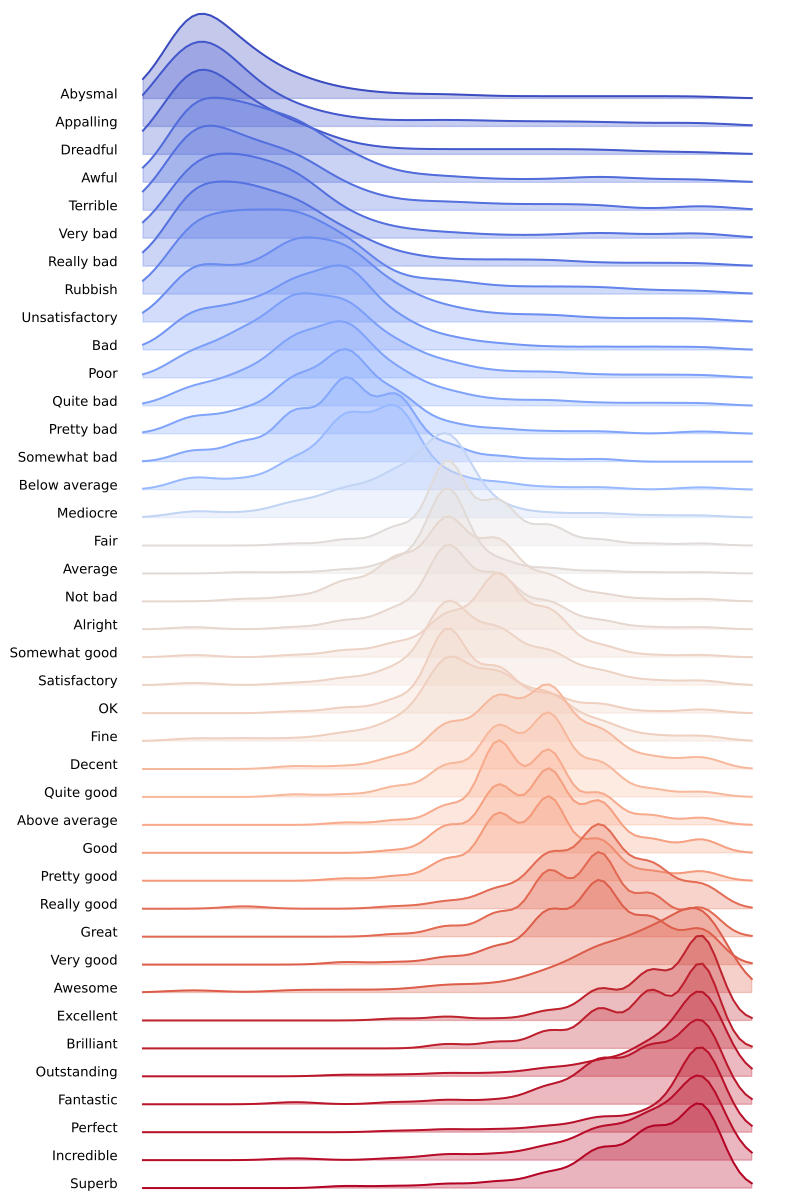

Write Python code to recreate this figure.
# -*- coding: utf-8 -*-
from collections.abc import Sequence
from typing import Optional

import matplotlib.pyplot as plt
import numpy as np
import pandas as pd
import matplotlib.gridspec as grid_spec
import seaborn as sns
from scipy.stats import gaussian_kde


def kde(hist: dict[float, int], n_samples: int = 100, bw: float = 0.25) \
        -> tuple[np.ndarray, np.ndarray]:
    """Take a histogram and return an estimated numerical Gaussidan kernel density

    :param hist: Histogram as a dictionary where keys are bin centers and values are counts
    :param n_samples: Number of samples to generate for KDE
    :param bw: Bandwidth for KDE. Default is 0.25 (give nice charts; not mathematically good...)
    :return: Tuple of (x values, estimated density values)
    """
    x = list(hist.keys())
    y = list(hist.values())
    kde_estimator = gaussian_kde(x, weights=y, bw_method=bw)
    x_eval = np.linspace(min(x) - 1, max(x) + 1, n_samples)
    y_eval = kde_estimator(x_eval)
    return x_eval, y_eval


def ridge_plot(x: Sequence,
               density: list[tuple[np.ndarray, np.ndarray]],
               means: Optional[Sequence[float]] = None):
    """
    :param x: A collection of variables/categories for each ridge plot
    :param density: Density of each `x` variable， as tuples of (x values, density values)
    :param means: Avg. for each `x` variable to be marked on the plot. If provided, density will be
                  coloured according to the means of `x`
    """
    fig = plt.figure(figsize=(9, 16))
    gs = grid_spec.GridSpec(len(x), 1)
    min_x = min([min(d[0]) for d in density])
    max_x = max([max(d[0]) for d in density])

    if means:
        cmap = sns.color_palette('coolwarm', as_cmap=True)
        norm = plt.Normalize(min(means), max(means))
        colours = [cmap(norm(m)) for m in means]
    else:
        colours = ['tab:blue'] * len(x)

    for i, (x_vals, y_vals) in enumerate(density):
        ax = fig.add_subplot(gs[i])
        ax.plot(x_vals, y_vals, color=colours[i])
        ax.fill_between(x_vals, 0, y_vals, alpha=0.3, color=colours[i])
        ax.patch.set_alpha(0)
        ax.set_xticks([])
        ax.set_yticks([])
        for s in ['top', 'right', 'left', 'bottom']:
            ax.spines[s].set_visible(False)
        ax.text(0.95 * min_x - 0.05 * max_x, 0, x[i], ha='right')

    gs.update(hspace=-0.7)
    return


def main():
    df = pd.read_csv('data.csv')
    data: dict[str, dict[str, float | tuple[np.ndarray, np.ndarray]]] = {}
    for x in df.columns[1:]:
        mean = (df[x] * df.score).sum() / 10
        density = kde(hist={k: v for k, v in zip(df.score, df[x])})
        data[x] = {'mean': mean, 'density': density}
    data = dict(sorted(data.items(), key=lambda item: item[1]['mean']))
    ridge_plot(x=list(data.keys()), density=[v['density'] for v in data.values()],
               means=[v['mean'] for v in data.values()])
    plt.savefig('ridge_plot.svg', bbox_inches='tight')
    return


if __name__ == '__main__':
    main()
